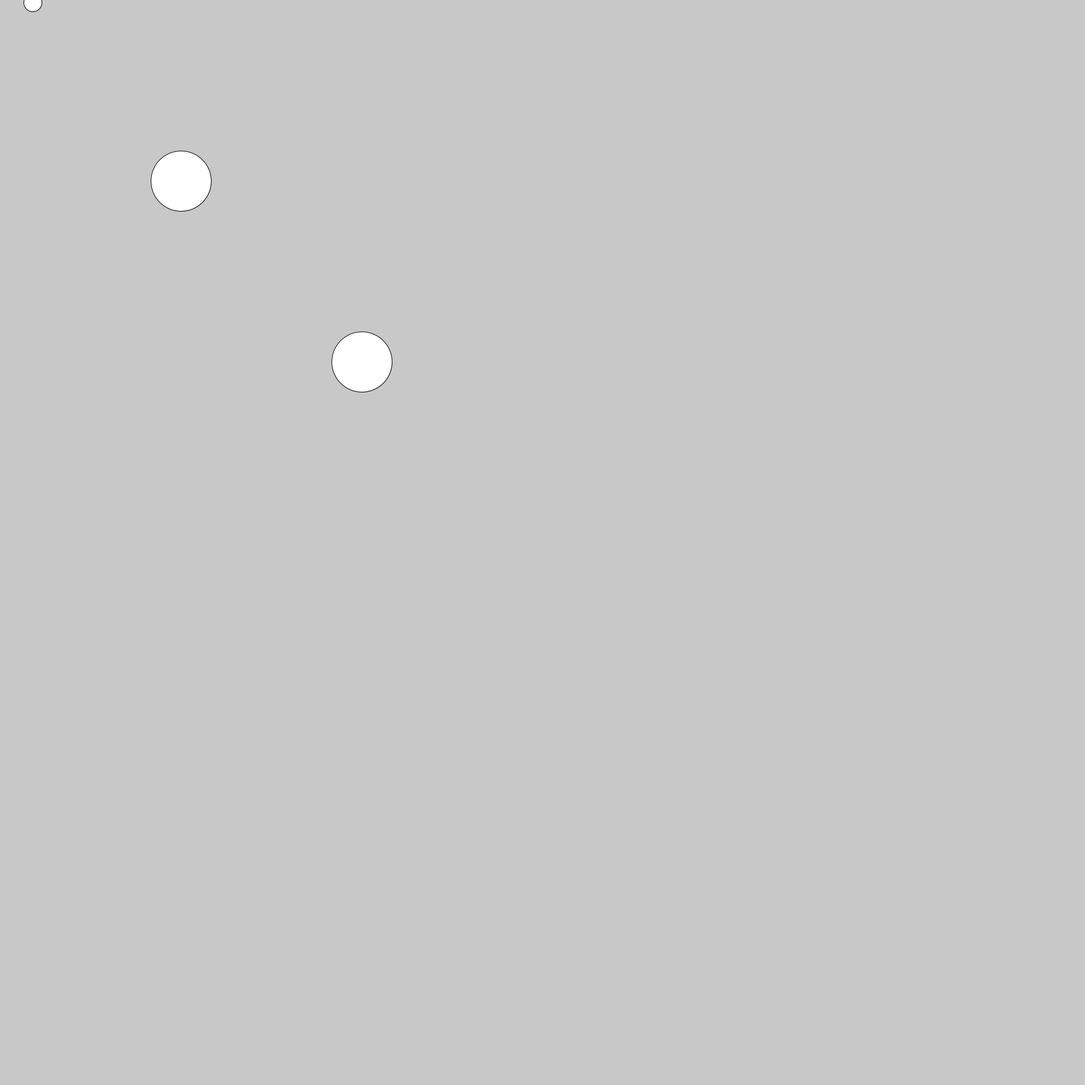
Frame 1 (no input)
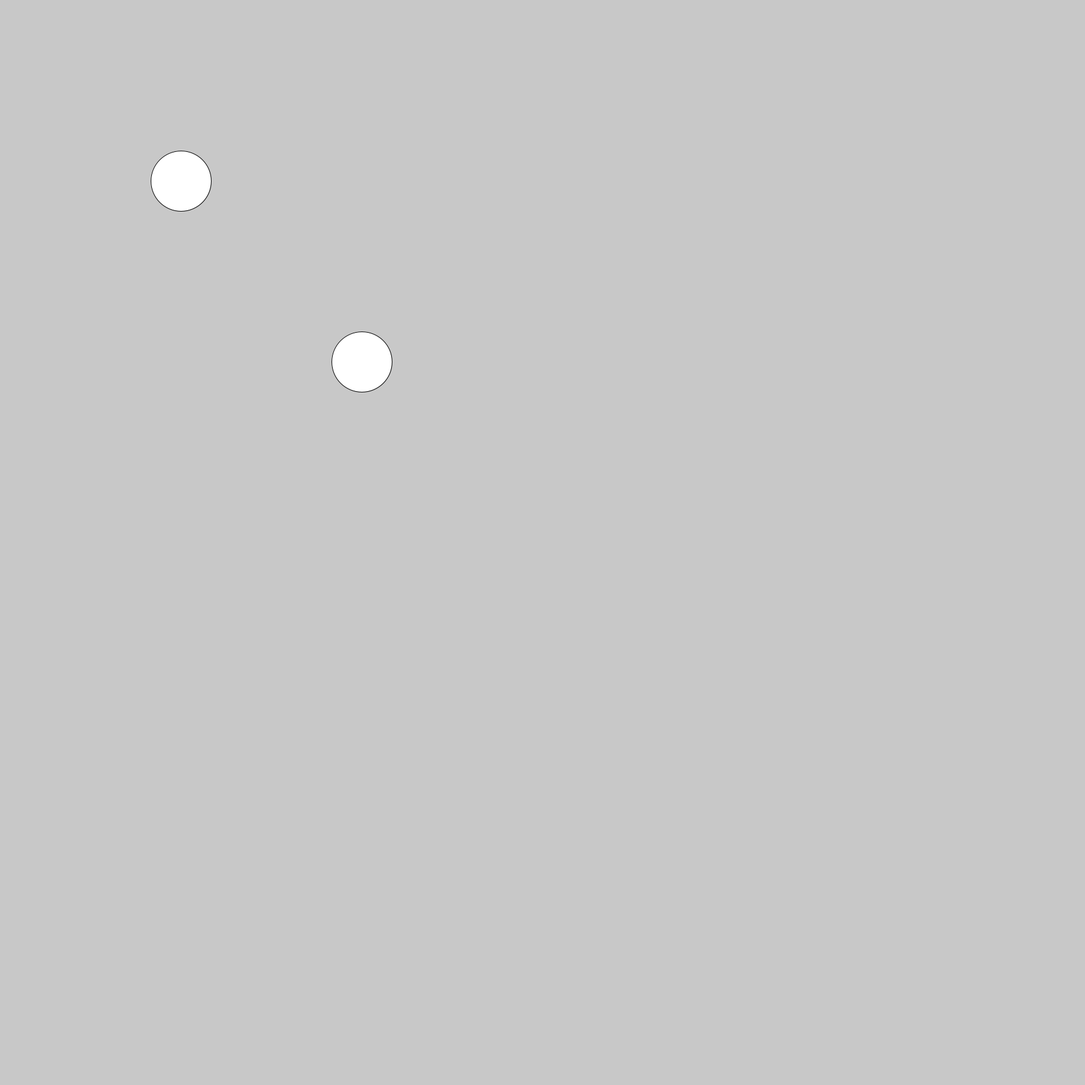
Frame 60 (the mouse pressed at the canvas centre just before this capture)
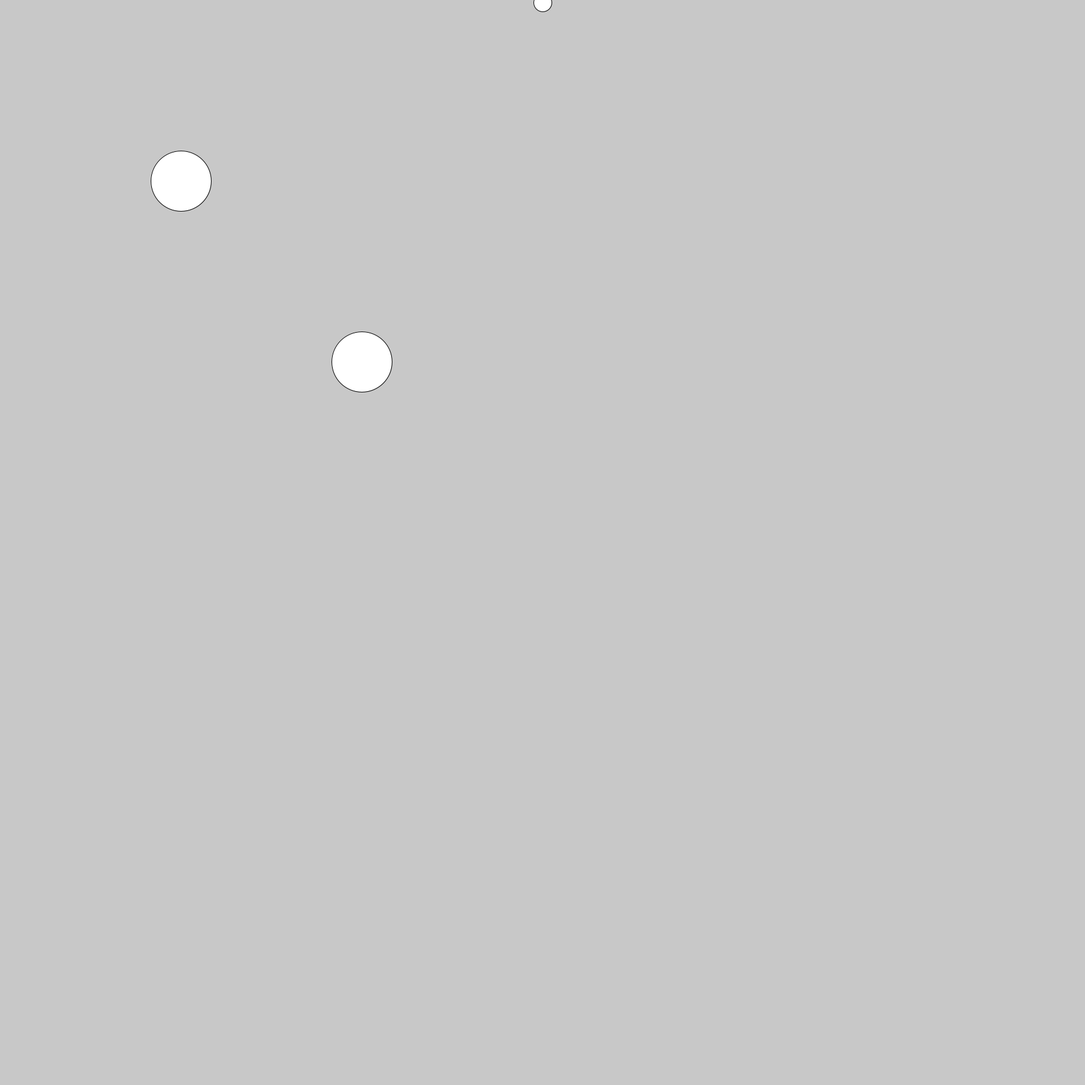
Frame 120 (the mouse held since frame 60 and released just before this capture)

The Processing sketch that drew these frames (run headless with seeded random() and noise(); from frame 60 on, the mouse is pressed at the canvas centre):

// Processing sketch: TwoPlanetMoon
// ── TwoPlanetMoon.pde
//Designed by Ranveer Randhawa
//This is a physics simulation of a planet-moon system. Planet is considered to be static, while the moon revolves arount it.
//For simplicity, moon mass is considered to be 1/G(Gravitational Constant), and planet mass is considered to be 1 kg

int x=0;
int y=0;
//float planet_mass=1
//float moon_mass=1/6.67430*10^(−11)

float vx=50;
float vy=0;

void setup(){
   size(1800, 1800);
   circle(300, 300, 100);
   circle(600, 600, 100);
   circle(x, y, 30);
}
void draw(){
   background(200);
   circle(300, 300, 100);
   circle(600, 600, 100);
   if(x==300 && y==300){
      vx+=(1/(600-x)^2)*(Math.abs(600-x))/(600-x);
      vy+=(1/(600-y)^2)*(Math.abs(600-y))/(600-y);
      y+=vy;
      x+=vx;
      circle(x, y, 30);
      return;
   }
   if(x==600 && y==600){
      vx+=(1/(300-x)^2)*(Math.abs(300-x))/(300-x);
      vy+=(1/(300-y)^2)*(Math.abs(300-y))/(300-y);
      y+=vy;
      x+=vx;
      circle(x, y, 30);
      return;
   }
   if((x==300 && y!=600) ||( x==600 && y!=300) || (y==300 && x!=600) || (y==600 && x!=300)){
      if(y==300){
         vx+=((1/(600-x)^2)*(Math.abs(600-x))/(600-x))+(1/(300-x)^2)*(Math.abs(300-x))/(300-x);
         vy+=(1/(600-y)^2)*(Math.abs(600-y))/(600-y);
      }
      if(x==300){
         vy+=((1/(600-y)^2)*(Math.abs(600-y))/(600-y))+((1/(300-y)^2)*(Math.abs(300-y))/(300-y));
         vx+=(1/(600-x)^2)*(Math.abs(600-x))/(600-x);
      }
      if(y==600){
         vx+=((1/(600-x)^2)*(Math.abs(600-x))/(600-x))+((1/(300-x)^2)*(Math.abs(300-x))/(300-x));
         vy+=(1/(300-y)^2)*(Math.abs(300-y))/(300-y);
      }
      if(x==600){
         vy+=(1/(600-y)^2)*(Math.abs(600-y))/(600-y);
         vx+=((1/(300-y)^2)*(Math.abs(300-y))/(300-y))+((1/(300-x)^2)*(Math.abs(300-x))/(300-x));
      }
      y+=vy;
      x+=vx;
      circle(x, y, 30);
      return;
   }
   if(x==300 && y==600){
      vx+=(1/(600-x)^2)*(Math.abs(600-x))/(600-x);
      vy+=(1/(300-y)^2)*(Math.abs(300-y))/(300-y);
      y+=vy;
      x+=vx;
      circle(x, y, 30);
      return;
   }
   if(y==300 && x==600){
      vx+=(1/(300-x)^2)*(Math.abs(300-x))/(300-x);
      vy+=(1/(600-y)^2)*(Math.abs(600-y))/(600-y);
      y+=vy;
      x+=vx;
      circle(x, y, 30);
      return;
   }
   
   vx+=((1/(600-x)^2)*(Math.abs(600-x))/(600-x))+((1/(300-x)^2)*(Math.abs(300-x))/(300-x));//direction of gravitational force
   vy+=((1/(600-y)^2)*(Math.abs(600-y))/(600-y))+((1/(300-y)^2)*(Math.abs(300-y))/(300-y));//direction of gravitational force
   y+=vy;
   x+=vx;
   circle(x, y, 30);
}
